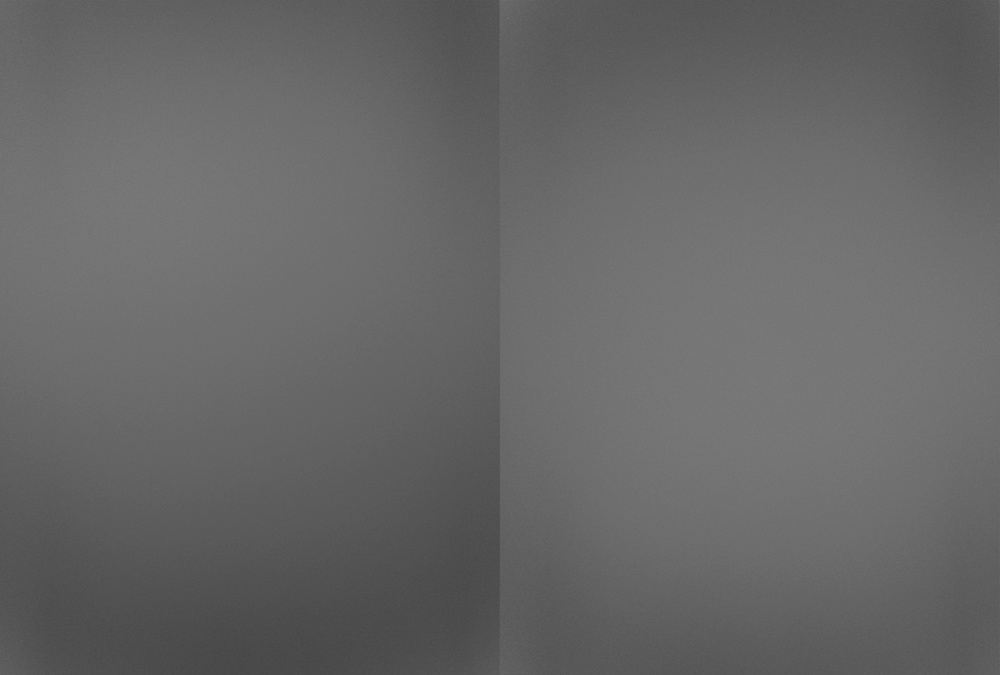
#> input picture picSplit/test/Image00001.jpg, 1000 x 675 px, shrunk from 1600 x 1080 before the run; its folder holds only this picture in this run
$ python PicCut.py
#> lines starting #> are read from the running program, lines starting #| are printed output that depends on the picture
# -*- coding:utf-8 -*-
import os

from PIL import Image

#定义切割时方式，传入文件名

def cut(name):


#> called with name = 'Image00001'
    path1 ='./test/'
    name1 = path1+name+'.jpg' #要处理的图片文件名
    path3 ="./cutLeft/"
    name3 = path3+name + "_cutL.jpg" #左图保存路径
    path4 = './cutRight/'
    name4 = path4+name + "_cutR.jpg" #右图保存路径

    im =Image.open(name1) # 打开图片
#> im is the input picture: PIL image 1000x675 RGB; min 70, max 122, mean 102.3
    size =im.size #获取大小
#> size = (1000, 675)
    # print(size) #打印大小


    x1 = 0
    y1 = 0


    x2 = size[0]/2
#> x2 = 500
    y2 = size[1]
#> y2 = 675

    im2 = im.crop((x1,y1, x2, y2))  #切左图
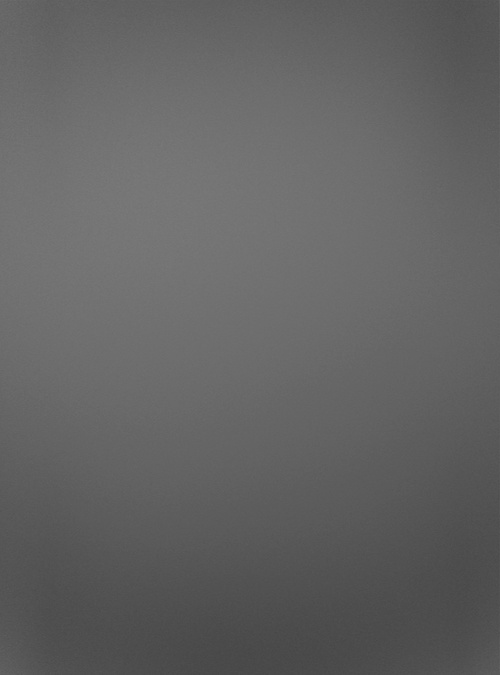
#> im2: PIL image 500x675 RGB; min 70, max 122, mean 99
    im2.save(name3)    #保存左图


    x1 = size[0]/2
#> x1 = 500
    y1 = 0
    x2 = size[0]
#> x2 = 1000
    y2 = size[1]
    im4 = im.crop((x1, y1, x2, y2)) #切右图
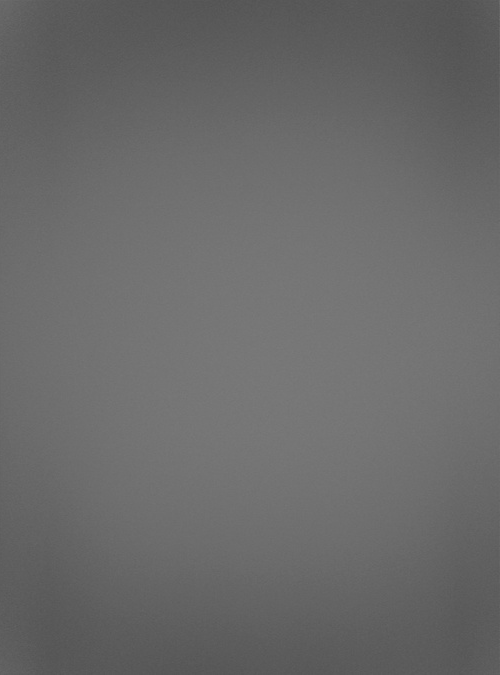
#> im4: PIL image 500x675 RGB; min 81, max 122, mean 105.6
    im4.save(name4)     #保存右图

#在这里传入要处理图片的路径
listdir = os.listdir('.\\test')
# print(listdir)

#判断左图保存路径是否存在，没有就创建文件夹
if os.path.exists(".\\cutLeft"):
    pass
else:
    os.mkdir(".\\cutLeft")

#判断右图保存路径是否存在，没有就创建文件夹
if os.path.exists(".\\cutRight"):
    pass
else:
    os.mkdir(".\\cutRight")

#批量切割处理图片


count = 0
for name in listdir:
    count += 1
    name =name[:-4]  #去除扩展名
    print("正在处理第 %s 张"%count)
    print(name,"\n")
    cut(name)  #调用切割方法
